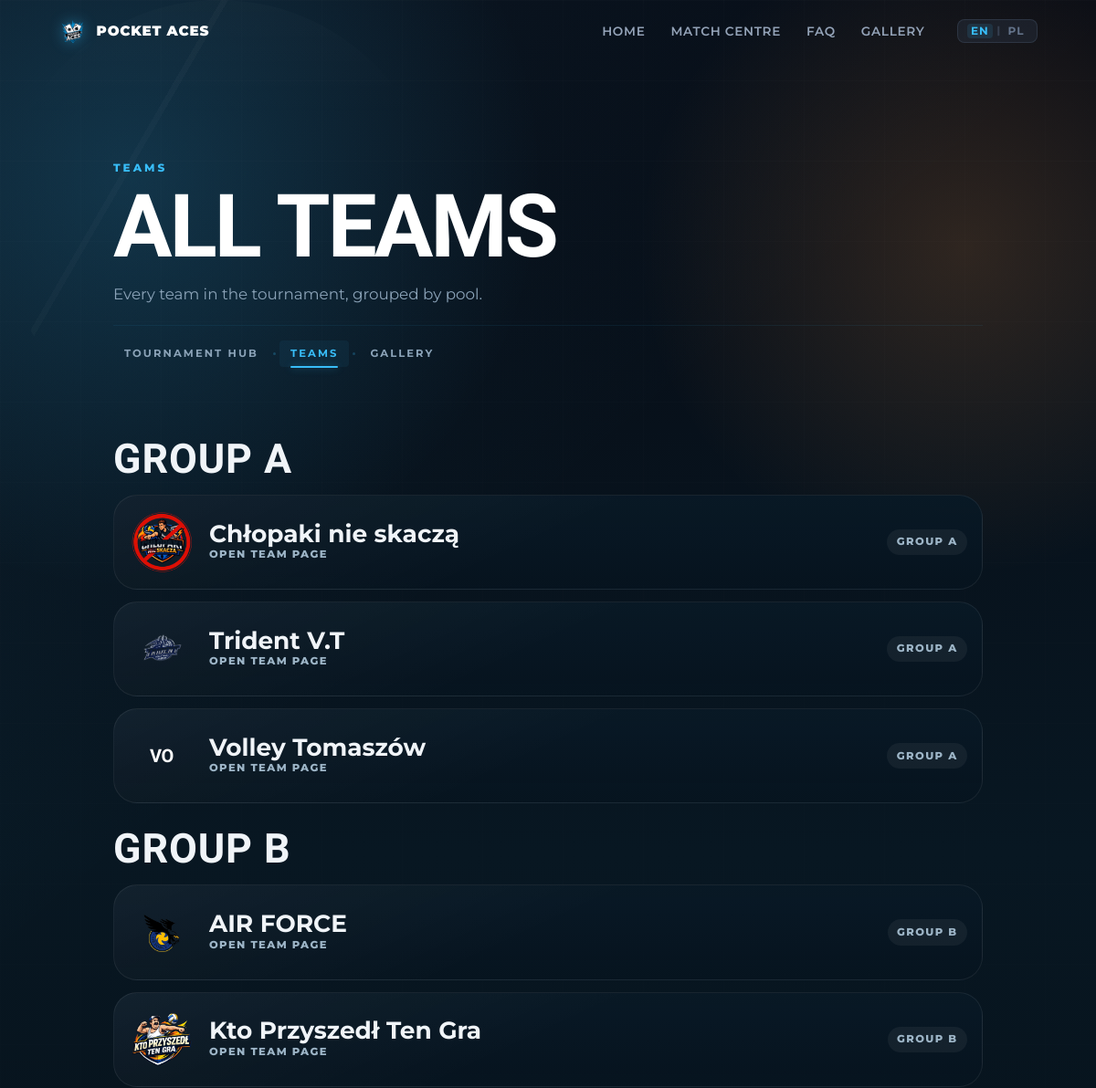
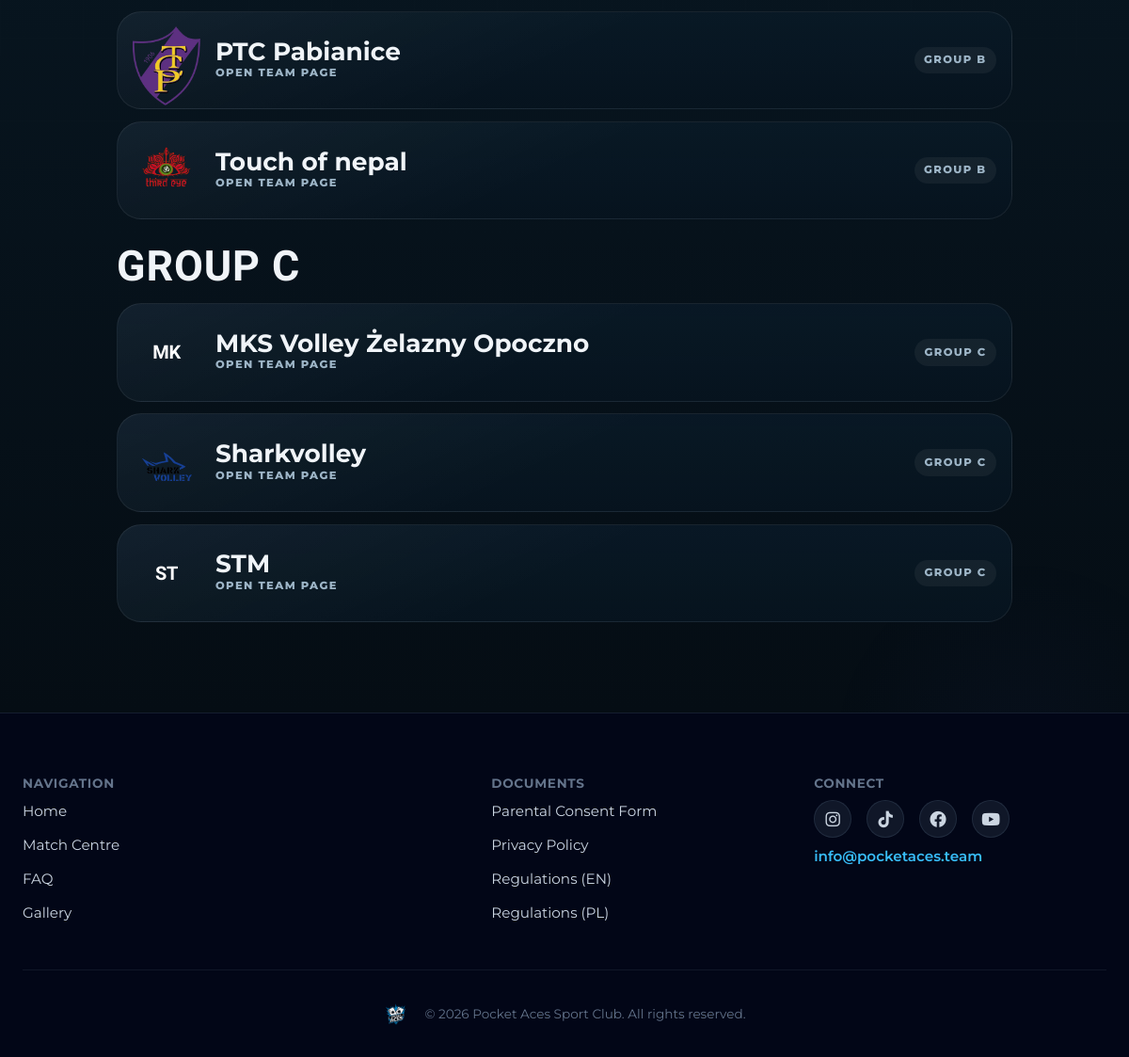
Screenshot of /tournament/teams/ with the database file from the repository (2 pictures, top to bottom).
### tournament/models.py (models this page shows, shortened)
class Team(models.Model):
    name = models.CharField(
        max_length=TEAM_NAME_MAX_LENGTH, unique=True, verbose_name="Team Name"
    )
    logo_path = models.CharField(
        max_length=LOGO_PATH_MAX_LENGTH, blank=True, null=True
    )
    league_level = models.CharField(
        max_length=50, choices=LEAGUE_LEVEL_CHOICES, default=LEAGUE_LEVEL_INDEPENDENT
    )
    group_name = models.CharField(
        max_length=GROUP_NAME_MAX_LENGTH, blank=True, null=True
    )
    cap_name = models.CharField(
        max_length=PERSON_NAME_MAX_LENGTH, verbose_name="Captain Name"
    )
    cap_surname = models.CharField(
        max_length=PERSON_NAME_MAX_LENGTH, verbose_name="Captain Surname"
    )
    cap_email = models.EmailField(max_length=EMAIL_MAX_LENGTH, unique=True)
    cap_phone = models.CharField(
        max_length=PHONE_MAX_LENGTH, unique=True, blank=True, null=True
    )
    payment_status = models.IntegerField(
        choices=PAYMENT_STATUS_CHOICES, default=PAYMENT_WAITING
    )
    blik_number = models.CharField(
        max_length=20, blank=True, default="", verbose_name="Assigned BLIK"
    )
    status = models.CharField(
        max_length=20, choices=TEAM_STATUS_CHOICES, default=TEAM_STATUS_REGISTERED,
        verbose_name="Registration Status",
    )
    checked_in = models.BooleanField(default=False, verbose_name="Checked In")
    roster_code = models.CharField(
        max_length=10, blank=True, default="", verbose_name="Roster Access Code",
    )
    created_at = models.DateTimeField(auto_now_add=True)
    class Meta:
        db_table = TABLE_TEAMS
        verbose_name = "Team"
        verbose_name_plural = "Teams"

### tournament/views.py (the view)
# urls.py: path('tournament/teams/', views.tournament_teams, name='tournament_teams'),
def tournament_teams(request):
    standings = get_standings("groups")
    overall = get_standings("overall")
    teams = []
    if not standings and not overall:
        teams = list(
            Team.objects.all()
            .order_by("group_name", "name")
            .values("id", "name", "group_name", "league_level", "logo_path")
        )
    context = {
        "active": "teams",
        "standings": standings,
        "overall_standings": overall,
        "teams": teams,
        "page_title": "All Teams — Pocket Aces Tournament",
        "page_description": "Browse all teams competing in the Pocket Aces Spring Volleyball Tournament.",
    }
    return render(request, "tournament/teams_preview.html", context)

### tournament/context_processors.py (called while the page is built)
def registration_status(request):
    return {"registration_closed": REGISTRATION_CLOSED}

### tournament/sports_data.py (called while the page is built)
def _sets_label(won: int, lost: int) -> str:
    return f"{won}:{lost}"

### tournament/templatetags/static_v.py (called while the page is built)
def _clean_asset_path(path):
    if path is None:
        return ""
    return str(path).strip()

@register.simple_tag
def static_v(path):
    url = static(path)
    version = getattr(settings, 'STATIC_ASSET_VERSION', 'dev')
    sep = '&' if '?' in url else '?'
    return f"{url}{sep}v={version}"

@register.filter
def asset_url(path):
    asset_path = _clean_asset_path(path)
    if not asset_path:
        return ""
    if asset_path.startswith(("http://", "https://", "//", "/")):
        return asset_path
    if asset_path.startswith(("assets/", "css/", "js/")):
        return static(asset_path)
    media_url = getattr(settings, "MEDIA_URL", "/media/")
    media_prefix = media_url.lstrip("/")
    if media_prefix and asset_path.startswith(media_prefix):
        return f"/{asset_path.lstrip('/')}"
    return f"{media_url.rstrip('/')}/{asset_path.lstrip('/')}"

### tournament/templates/tournament/teams_preview.html (shortened to what this page needs)
{% extends 'base.html' %}
{% load static static_v %}
{% block extra_head %}
<link rel="stylesheet" href="{% static_v 'css/sports-preview.css' %}" />
{% endblock %}
{% block content %}
<section class="sp-page">
  <div class="sp-page__noise" aria-hidden="true"></div>
  <div class="container sp-page__container">
    <div class="page-hero">
      <p class="page-hero__eyebrow" data-i18n="teams_list_page.eyebrow">Teams</p>
      <h1 class="page-hero__title" data-i18n="teams_list_page.title">All Teams</h1>
      <p class="page-hero__sub" data-i18n="teams_list_page.subtitle">A simpler team directory with the all-star selection right at the top and every squad just one click away.</p>
      {% include 'tournament/partials/preview_nav.html' with active='teams' %}
    </div>
    <div id="groups">
      {% if standings %}
      {% for group in standings %}
      <section class="sp-section sp-reveal">
        <div class="sp-section__head">
          <h2>{{ group.group }}</h2>
        </div>
        <div class="sp-team-list">
          {% for row in group.rows %}
          <a href="{% url 'tournament_team' row.team_id %}" class="sp-team-list__row">
            <div class="sp-team-list__logo">
              {% if row.logo %}<img src="{{ row.logo|asset_url }}" alt="{{ row.name }}">{% else %}<span>{{ row.short }}</span>{% endif %}
            </div>
            <div class="sp-team-list__body">
              <strong>{{ row.name }}</strong>
              <span>Open team page</span>
            </div>
            <span class="sp-team-list__meta">{{ group.group }}</span>
          </a>
          {% endfor %}
        </div>
      </section>
      {% endfor %}
      {% else %}
      <div class="sp-empty-state sp-reveal">
        <p data-i18n="teams_list_page.no_teams">No teams registered yet.</p>
      </div>
      {% endif %}
    </div>
  </div>
</section>
{% endblock %}

### static/css/styles.css (style rules this page uses)
:root { --brand-bg: #070b14; --brand-surface: #0d1a2a; --brand-surface-2: #162236; --brand-border: rgba(56, 189, 248, 0.10); --brand-text: #f0f4f8; --brand-text-sec: #c8d6e0; --brand-muted: #8ba3b8; --brand-blue: #38bdf8; --brand-blue-dark: #0ea5e9; --brand-orange: #ff9f4a; --brand-success: #34d399; --brand-danger: #f87171; --font-display: 'Barlow Condensed', 'Montserrat', sans-serif; --font-body: 'Montserrat', sans-serif; }
body::before { content: ""; position: fixed; inset: 0; z-index: -20; pointer-events: none; background: radial-gradient(ellipse 60% 50% at 12% 20%, rgba(56, 189, 248, 0.06), transparent), radial-gradient(ellipse 50% 45% at 85% 75%, rgba(99, 102, 241, 0.05), transparent), radial-gradient(ellipse 40% 35% at 60% 10%, rgba(255, 159, 74, 0.03), transparent); }
body::after { content: ""; position: fixed; inset: 0; z-index: -19; pointer-events: none; background-image: linear-gradient(rgba(56, 189, 248, 0.02) 1px, transparent 1px), linear-gradient(90deg, rgba(56, 189, 248, 0.02) 1px, transparent 1px); background-size: 80px 80px; mask-image: radial-gradient(ellipse 80% 70% at 50% 40%, black 30%, transparent 80%); -webkit-mask-image: radial-gradient(ellipse 80% 70% at 50% 40%, black 30%, transparent 80%); }
.page-hero { position: relative; padding: clamp(2.5rem, 6vw, 4.5rem) 0 clamp(2rem, 4vw, 3rem); margin-bottom: 2rem; text-align: left; }
.page-hero__eyebrow { display: inline-block; font-family: var(--font-body); font-size: 0.75rem; font-weight: 800; letter-spacing: 0.25em; text-transform: uppercase; color: var(--brand-blue); margin-bottom: 0.75rem; }
.page-hero__title { font-family: var(--font-display); font-size: clamp(3.2rem, 8vw, 6.5rem); line-height: 0.9; font-weight: 800; text-transform: uppercase; letter-spacing: -0.03em; color: #fff; }
.page-hero__sub { margin-top: 1rem; font-family: var(--font-body); font-size: clamp(0.88rem, 1.5vw, 1.05rem); color: var(--brand-muted); line-height: 1.7; max-width: 600px; }
*, *::before, *::after { box-sizing: border-box; margin: 0; padding: 0; }
html { line-height: 1.5; -webkit-text-size-adjust: 100%; overflow-x: hidden; }
img, svg, video { display: block; max-width: 100%; }
a { color: inherit; text-decoration: none; }
h1, h2, h3, h4, h5, h6 { font-size: inherit; font-weight: inherit; }
body { font-family: var(--font-body); background-color: var(--brand-bg); color: var(--brand-text); overflow-x: hidden; -webkit-font-smoothing: antialiased; }
.container { width: 100%; margin: 0 auto; padding: 0 clamp(1rem, 3vw, 3rem); }
@media (min-width: 768px) { .container { max-width: 768px; } }
@media (min-width: 1024px) { .container { max-width: 1024px; } }
span { font-size: 1.25rem; font-weight: 800; text-transform: uppercase; color: #ffffff; letter-spacing: -0.02em; }

### rows the page displays
Team: logo|asset_url (picture), name "Chłopaki nie skaczą"
Team: logo|asset_url (picture), name "Trident V.T"
Team: name "Volley Tomaszów"
Team: logo|asset_url (picture), name "AIR FORCE"
Team: logo|asset_url (picture), name "Kto Przyszedł Ten Gra"
Team: logo|asset_url (picture), name "PTC Pabianice"
Team: logo|asset_url (picture), name "Touch of nepal"
Team: name "MKS Volley Żelazny Opoczno"
Team: logo|asset_url (picture), name "Sharkvolley"
Team: name "STM"

### other values shown
{{ group.group }} "GROUP A" "GROUP B" "GROUP C"
{{ group.group }} "GROUP A" "GROUP A" "GROUP A" "GROUP B" "GROUP B" "GROUP B" "GROUP B" "GROUP C" "GROUP C" "GROUP C"
{{ row.short }} "VO" "MK" "ST"
